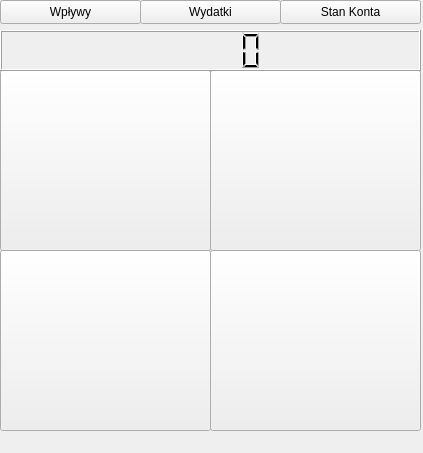
<?xml version="1.0" encoding="UTF-8"?>
<ui version="4.0">
 <class>MainWindow</class>
 <widget class="QMainWindow" name="MainWindow">
  <property name="geometry">
   <rect>
    <x>0</x>
    <y>0</y>
    <width>423</width>
    <height>453</height>
   </rect>
  </property>
  <property name="windowTitle">
   <string>MainWindow</string>
  </property>
  <widget class="QWidget" name="centralwidget">
   <widget class="QPushButton" name="editButton">
    <property name="geometry">
     <rect>
      <x>210</x>
      <y>70</y>
      <width>211</width>
      <height>181</height>
     </rect>
    </property>
    <property name="toolTip">
     <string>Edytuj transakcję</string>
    </property>
    <property name="text">
     <string/>
    </property>
    <property name="icon">
     <iconset resource="resources.qrc">
      <normaloff>:/img/edit.png</normaloff>:/img/edit.png</iconset>
    </property>
    <property name="iconSize">
     <size>
      <width>160</width>
      <height>160</height>
     </size>
    </property>
   </widget>
   <widget class="QPushButton" name="removeButton">
    <property name="geometry">
     <rect>
      <x>210</x>
      <y>250</y>
      <width>211</width>
      <height>181</height>
     </rect>
    </property>
    <property name="toolTip">
     <string>Usuń Transakcję</string>
    </property>
    <property name="text">
     <string/>
    </property>
    <property name="icon">
     <iconset resource="resources.qrc">
      <normaloff>:/img/remove.png</normaloff>:/img/remove.png</iconset>
    </property>
    <property name="iconSize">
     <size>
      <width>160</width>
      <height>160</height>
     </size>
    </property>
   </widget>
   <widget class="QPushButton" name="allButton">
    <property name="geometry">
     <rect>
      <x>0</x>
      <y>70</y>
      <width>211</width>
      <height>181</height>
     </rect>
    </property>
    <property name="toolTip">
     <string>Wszystkie Transakcję</string>
    </property>
    <property name="text">
     <string/>
    </property>
    <property name="icon">
     <iconset resource="resources.qrc">
      <normaloff>:/img/all.png</normaloff>:/img/all.png</iconset>
    </property>
    <property name="iconSize">
     <size>
      <width>160</width>
      <height>160</height>
     </size>
    </property>
   </widget>
   <widget class="QPushButton" name="addButton">
    <property name="geometry">
     <rect>
      <x>0</x>
      <y>250</y>
      <width>211</width>
      <height>181</height>
     </rect>
    </property>
    <property name="toolTip">
     <string>Dodaj Transakcję</string>
    </property>
    <property name="text">
     <string/>
    </property>
    <property name="icon">
     <iconset resource="resources.qrc">
      <normaloff>:/img/add.png</normaloff>:/img/add.png</iconset>
    </property>
    <property name="iconSize">
     <size>
      <width>160</width>
      <height>160</height>
     </size>
    </property>
   </widget>
   <widget class="QLCDNumber" name="LcdShow">
    <property name="geometry">
     <rect>
      <x>0</x>
      <y>30</y>
      <width>421</width>
      <height>41</height>
     </rect>
    </property>
   </widget>
   <widget class="QPushButton" name="wplywyButton">
    <property name="geometry">
     <rect>
      <x>0</x>
      <y>0</y>
      <width>141</width>
      <height>24</height>
     </rect>
    </property>
    <property name="text">
     <string>Wpływy</string>
    </property>
   </widget>
   <widget class="QPushButton" name="wyadatkiButton">
    <property name="geometry">
     <rect>
      <x>140</x>
      <y>0</y>
      <width>141</width>
      <height>24</height>
     </rect>
    </property>
    <property name="text">
     <string>Wydatki</string>
    </property>
   </widget>
   <widget class="QPushButton" name="stanKontaButton">
    <property name="geometry">
     <rect>
      <x>280</x>
      <y>0</y>
      <width>141</width>
      <height>24</height>
     </rect>
    </property>
    <property name="text">
     <string>Stan Konta</string>
    </property>
   </widget>
  </widget>
  <widget class="QMenuBar" name="fileMenu">
   <property name="geometry">
    <rect>
     <x>0</x>
     <y>0</y>
     <width>423</width>
     <height>21</height>
    </rect>
   </property>
  </widget>
 </widget>
 <resources>
  <include location="resources.qrc"/>
 </resources>
 <connections/>
</ui>
